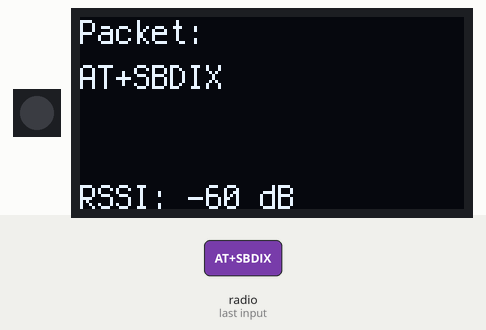
This program was run on a simulated CircuitPython board. Parts: 1 RGB LEDs in strip order, left to right, 128×64 one-colour display. The inputs (shaded band) are chosen by the test bench. Files the program writes start out absent; no radio messages arrive unless stated (any console line starting 'radio sent:' is added by the test bench); what the program prints to the serial console is not drawn.

1.8 s: radio message "AT+SBDIX" arrives
Above: at 2.5 s.
Timing chart, 0 to 4.8 s (numbered marks = the images above; inputs shaded):
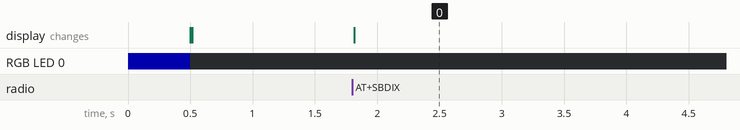

Measured:
- after the input at 1.8 s, the display: changes at once (image 0)

The program:

code.py
```python
# import necessary libraries
import time
import board
import busio
import digitalio
import neopixel
import adafruit_rfm9x
import displayio
import terminalio
from adafruit_display_text import label
from adafruit_displayio_sh1107 import SH1107
from i2cdisplaybus import I2CDisplayBus

import sdcardio
import storage
import adafruit_sdcard

# ==================== DisplayIO release fix ====================
displayio.release_displays()

# ==================== NeoPixel setup ====================
pixel = neopixel.NeoPixel(board.NEOPIXEL, 1)

def flash_blue(duration=0.5):
    pixel[0] = (0, 0, 50)
    time.sleep(duration)
    pixel[0] = (0, 0, 0)

flash_blue(0.5)

# ==================== Shared I2C setup ====================
i2c = board.I2C()

# ==================== OLED Display (SH1107) ====================
display_bus = I2CDisplayBus(i2c, device_address=0x3C)
WIDTH = 128
HEIGHT = 64
display = SH1107(display_bus, width=WIDTH, height=HEIGHT)

splash = displayio.Group()
display.root_group = splash

# ==================== SDCard Module setup ====================
spi = busio.SPI(board.SCK, MOSI=board.MOSI, MISO=board.MISO)
cs = board.D10

sdcard = sdcardio.SDCard(spi, cs)
vfs = storage.VfsFat(sdcard)
storage.mount(vfs, "/sd")

# ==================== LoRa RFM9x setup ====================
RADIO_FREQ_MHZ = 915.0 # Adjust to your region's frequency/ make sure its not thes same as another device pair
CS = digitalio.DigitalInOut(board.D5)
RESET = digitalio.DigitalInOut(board.D6)

rfm9x = adafruit_rfm9x.RFM9x(spi, CS, RESET, RADIO_FREQ_MHZ)
rfm9x.tx_power = 23

print("active")

# ==================== Main loop ====================
last_flash = time.monotonic()

splash = displayio.Group()
display.root_group = splash
splash.append(label.Label(terminalio.FONT, text="Active", x=0, y=5))

while True:
    if time.monotonic() - last_flash >= 60:
        flash_blue(0.2)
        last_flash = time.monotonic()

    packet = rfm9x.receive(timeout=0.5)

    if packet is not None:
        packet_text = str(packet, "ascii")
        rssi = rfm9x.last_rssi

        # === Smart SBDIX parsing and cleanup ===
        if "AT+SBDIX" in packet_text:
            # Remove newlines and excess whitespace
            cleaned = packet_text.replace("\r", "").replace("\n", "").replace(" ", "")
            if "+SBDIX:" in cleaned:
                sbdix_data = cleaned.split("+SBDIX:")[1]
                sbdix_fields = sbdix_data.split(",")
                sbdix_numbers = [f for f in sbdix_fields if f.strip().isdigit()]
                clean_result = ",".join(sbdix_numbers[:6])
                # Replace everything from AT+SBDIX onward with clean_result
                packet_text = packet_text.split("AT+SBDIX")[0] + "    " + clean_result

        # === Now do normal parsing based on 4+ spaces ===
        parts = []
        space_count = 0
        word = ""
        in_spaces = 0

        for c in packet_text:
            if c == " ":
                space_count += 1
                if space_count >= 4:
                    in_spaces = 1
            if c != " ":
                in_spaces = 0
            if space_count >= 4:
                if in_spaces == 0:
                    in_spaces = 0
                    parts.append(word)
                    word = ""
                    space_count = 0
            if in_spaces == 0:
                word += c
        parts.append(word)

        print(parts)
        print("Received (ASCII):", packet_text)
        print("RSSI:", rssi)

        # === OLED update ===
        splash = displayio.Group()
        display.root_group = splash

        splash.append(label.Label(terminalio.FONT, text="Packet:", x=0, y=5))
        splash.append(label.Label(terminalio.FONT, text=f"RSSI: {rssi} dB", x=0, y=60))

        for i in range(min(len(parts), 6)):
            splash.append(label.Label(terminalio.FONT, text=parts[i], x=0, y=(20 + (i * 10))))

        # === SD card logging ===
        try:
            with open("/sd/data.txt", "a") as fp:
                fp.write(f"RSSI: {rssi} dB  {parts}\n")
        except Exception as e:
            print("Failed to write to SD card:", e)

        time.sleep(10)
```
